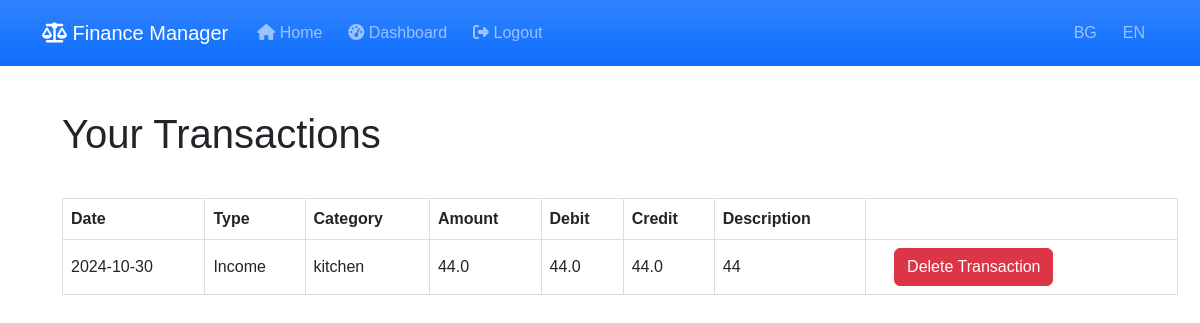
The app's page /user_transactions (signed in), older data.
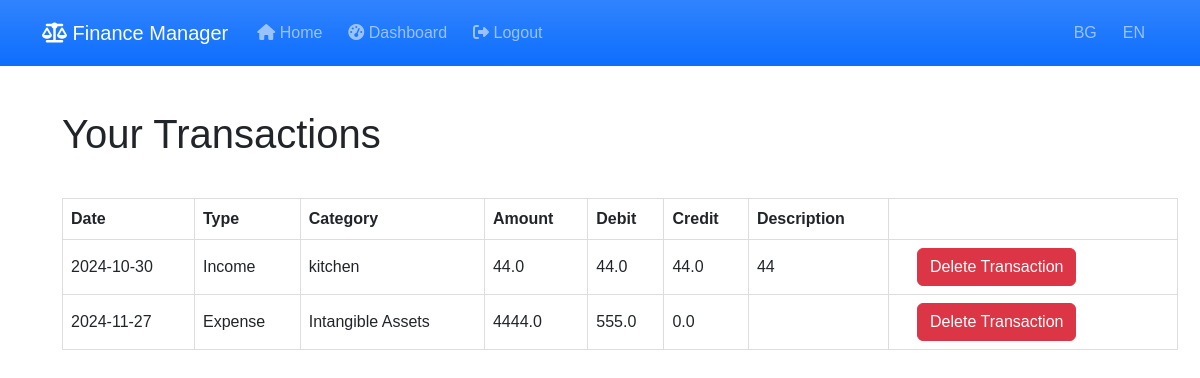
The same page, newer data.
### models.py (models this page shows)
class Transaction(db.Model):
    id = db.Column(db.Integer, primary_key=True)
    date = db.Column(db.Date, nullable=False, default=date.today)
    type = db.Column(db.String(10), nullable=False)  # 'income' or 'expense'
    category = db.Column(db.String(50), nullable=False)
    income_statement_category = db.Column(db.String(100), nullable=False)  # Категория в ОПР (напр. 'Personnel expenses')
    amount = db.Column(db.Float, nullable=False)
    description = db.Column(db.String(200), nullable=True)
    account_id = db.Column(db.Integer, db.ForeignKey('account.id'), nullable=False)
    user_id = db.Column(db.Integer, db.ForeignKey('user.id'), nullable=False)
    debit = db.Column(db.Float, nullable=True)  # Ново поле за дебит
    credit = db.Column(db.Float, nullable=True)  # Ново поле за кредит

### transactions.py (the view)
@transaction.route('/user_transactions', methods=['GET'])
@login_required
def view_user_transactions():
    transactions = Transaction.query.filter_by(user_id=current_user.id).all()
    return render_template('transactions.html', transactions=transactions)

### app.py (called while the page is built)
@login_manager.user_loader
def load_user(user_id):
    return User.query.get(int(user_id))

@app.context_processor
def inject_current_year():
    return {'current_year': datetime.now().year}

### templates/transactions.html (shortened to what this page needs)
{% extends 'base.html' %}
{% block content %}
<h1>Your Transactions</h1>
{% if transactions %}
<table>
    <tr>
        <th>Date</th>
        <th>Type</th>
        <th>Category</th>
        <th>Amount</th>
        <th>Debit</th>
        <th>Credit</th>
        <th>Description</th>
    </tr>
    {% for t in transactions %}
    <tr>
        <td>{{ t.date.strftime('%Y-%m-%d') }}</td>
        <td>{{ 'Income' if t.type == 'income' else 'Expense' }}</td>
        <td>{{ t.category }}</td>
        <td>{{ t.amount }}</td>
        <td>{{ t.debit }}</td>
        <td>{{ t.credit }}</td>
        <td>{{ t.description }}</td>
        <td>
            <form action="{{ url_for('transactions_blueprint.delete_transaction', transaction_id=t.id) }}" method="POST" style="display:inline;">
                <button type="submit" class="btn btn-danger" onclick="return confirm('Are you sure you want to delete this transaction?');">Delete Transaction</button>
            </form>
        </td>
    </tr>
    {% endfor %}
</table>
{% else %}
<p>You have no transactions recorded.</p>
{% endif %}
{% endblock %}

### templates/base.html (shortened to what this page needs)
<!DOCTYPE html>
<html lang="en">
<head>
    <link rel="stylesheet" href="https://cdn.jsdelivr.net/npm/bootstrap@5.3.2/dist/css/bootstrap.min.css">
    <link rel="stylesheet" href="https://cdnjs.cloudflare.com/ajax/libs/font-awesome/6.5.0/css/all.min.css">
    <link rel="stylesheet" href="{{ url_for('static', filename='styles.css') }}">
</head>
<body>
    <nav class="navbar navbar-expand-lg navbar-dark bg-primary bg-gradient">
        <div class="container">
            <a class="navbar-brand" href="{{ url_for('index') }}">
                <i class="fas fa-balance-scale"></i> {{ _('Finance Manager') }}
            </a>
            <div class="collapse navbar-collapse" id="navbarNav">
                <ul class="navbar-nav me-auto">
                    <li class="nav-item">
                        <a class="nav-link" href="{{ url_for('index') }}">
                            <i class="fas fa-home"></i> {{ _('Home') }}
                        </a>
                    </li>
                    {% if current_user.is_authenticated %}
                        <li class="nav-item">
                            <a class="nav-link" href="{{ url_for('standard_dashboard') }}">
                                <i class="fas fa-tachometer-alt"></i> {{ _('Dashboard') }}
                            </a>
                        </li>
                        <li class="nav-item">
                            <a class="nav-link" href="{{ url_for('auth.logout') }}">
                                <i class="fas fa-sign-out-alt"></i> {{ _('Logout') }}
                            </a>
                        </li>
                    {% endif %}
                </ul>
                <ul class="navbar-nav">
                    <li class="nav-item">
                        <a class="nav-link" href="{{ url_for('change_language', language='bg') }}">BG</a>
                    </li>
                    <li class="nav-item">
                        <a class="nav-link" href="{{ url_for('change_language', language='en') }}">EN</a>
                    </li>
                </ul>
            </div>
        </div>
    </nav>
    <div class="container mt-4">
        {% block content %}{% endblock %}
    </div>
</body>
</html>

### static/styles.css (style rules this page uses)
body { font-family: Arial, sans-serif; margin: 0; padding: 0; }
h1, h2 { padding: 20px; }
form { padding: 20px; }
table { width: 100%; border-collapse: collapse; margin: 20px; }
table, th, td { border: 1px solid #ddd; }
th, td { padding: 8px; text-align: left; }
ul { list-style-type: none; padding: 0; }
li { padding: 5px; }

Row changes from the older to the newer data that the page shows:
added Transaction: date "2024-11-27", type "Expense", category "Intangible Assets", amount "4444.0", debit "555.0", credit "0.0"
